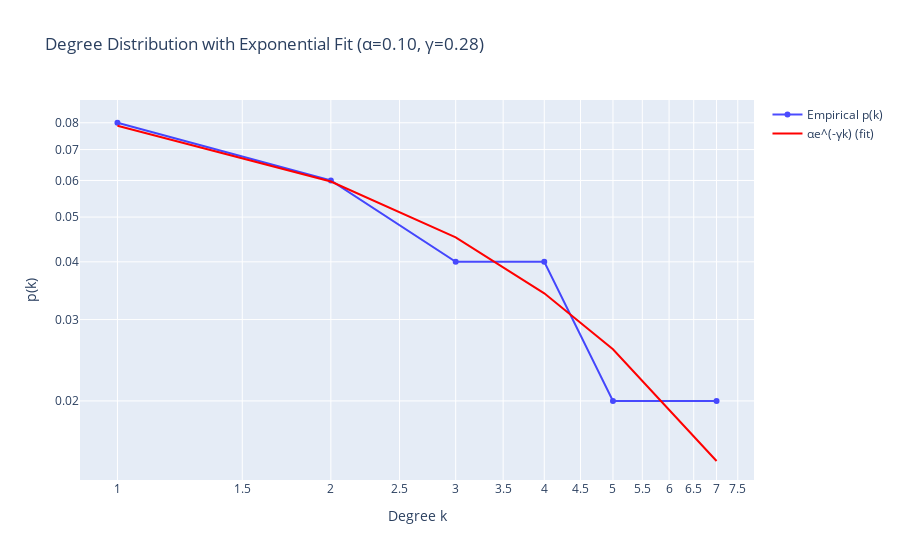

The cell this chart's notebook holds for it:
### Code cell
# fit using linear regression with scipy


# Flatten adjacency to degrees
G_price = nx.from_pandas_adjacency(adj_matrix)
G_price.remove_edges_from(nx.selfloop_edges(G_price))

degrees = [deg for (_, deg) in G_price.degree()]


# Max degree so we know how far to compute the histogram
max_degree = max(degrees)

# Histogram of degrees: hist[k] = number of nodes with degree k
hist = np.bincount(degrees)

# Probability p(k) for each degree k
p_k = hist / hist.sum()

print(f"p(k) for each degree k: {p_k}")

def exponential_degree(k, alpha, gamma):
    return alpha * np.exp(-gamma * k)

k_values = np.arange(1, max_degree + 1)   # degrees from 1..max_degree
p_values = p_k[1:]  # skip p_k[0] if needed


# Filter out any zero-probability bins so curve_fit doesn’t choke
nonzero_indices = np.where(p_values > 0)
k_fit = k_values[nonzero_indices]
p_fit = p_values[nonzero_indices]

# Now do the fit
popt, pcov = curve_fit(exponential_degree, k_fit, p_fit, p0=(1.0, 0.1))
alpha_fit, gamma_fit = popt
print("Fitted alpha =", alpha_fit)
print("Fitted gamma =", gamma_fit)

# Evaluate the fitted exponential at each k
p_exp_fit = exponential_degree(k_values, alpha_fit, gamma_fit)

# Compute sum of absolute deviations
e_fitting = np.sum(np.abs(p_k[1:] - p_exp_fit))  # ignoring k=0 if you like
print("Fitting error =", e_fitting)

# Create plotly figure
fig = go.Figure()

# Add empirical data points
fig.add_trace(go.Scatter(
    x=k_fit,
    y=p_fit,
    mode='markers+lines',
    opacity=0.7,
    name='Empirical p(k)',
    line=dict(color='blue')
))

# Add fitted curve
fig.add_trace(go.Scatter(
    x=k_fit,
    y=exponential_degree(k_fit, alpha_fit, gamma_fit),
    mode='lines',
    name=r'αe^(-γk) (fit)',
    line=dict(color='red')
))

# Update layout
fig.update_layout(
    title=f'Degree Distribution with Exponential Fit (α={alpha_fit:.2f}, γ={gamma_fit:.2f})',
    xaxis_title='Degree k',
    yaxis_title='p(k)',
    xaxis_type='log',
    yaxis_type='log',
    
)

fig.show()

### Figure 1 — Plotly figure (JSON) as saved in the notebook; plotly's stock layout.template omitted (floating-point values rounded to 4 significant figures)
{"data": [{"line": {"color": "blue"}, "mode": "markers+lines", "name": "Empirical p(k)", "opacity": 0.7, "type": "scatter", "x": [1, 2, 3, 4, 5, 7], "y": [0.08, 0.06, 0.04, 0.04, 0.02, 0.02]}, {"line": {"color": "red"}, "mode": "lines", "name": "αe^(-γk) (fit)", "type": "scatter", "x": [1, 2, 3, 4, 5, 7], "y": [0.07885, 0.05968, 0.04517, 0.03419, 0.02588, 0.01483]}], "layout": {"title": {"text": "Degree Distribution with Exponential Fit (α=0.10, γ=0.28)"}, "xaxis": {"title": {"text": "Degree k"}, "type": "log"}, "yaxis": {"title": {"text": "p(k)"}, "type": "log"}}}
